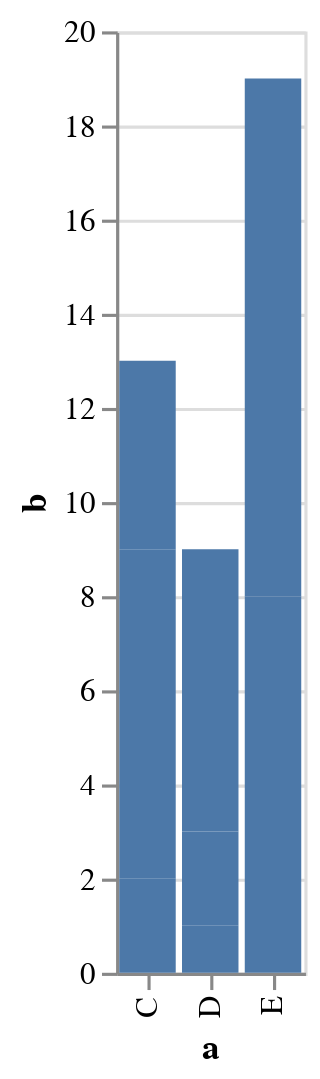

The cell this chart's notebook holds for it:
### Code cell
#Can also make bar chart
alt.Chart(df).mark_bar().encode(x='a',y='b')

### Figure 1 — Vega-Lite specification as saved in the notebook (floating-point values rounded to 4 significant figures)
{"config": {"view": {"continuousWidth": 400, "continuousHeight": 300}}, "data": {"name": "data-347f1284ea3247c0f55cb966abbdd2d8"}, "mark": "bar", "encoding": {"x": {"field": "a", "type": "nominal"}, "y": {"field": "b", "type": "quantitative"}}, "$schema": "https://vega.github.io/schema/vega-lite/v4.17.0.json", "datasets": {"data-347f1284ea3247c0f55cb966abbdd2d8": [{"a": "C", "b": 2}, {"a": "C", "b": 7}, {"a": "C", "b": 4}, {"a": "D", "b": 1}, {"a": "D", "b": 2}, {"a": "D", "b": 6}, {"a": "E", "b": 8}, {"a": "E", "b": 4}, {"a": "E", "b": 7}]}}
